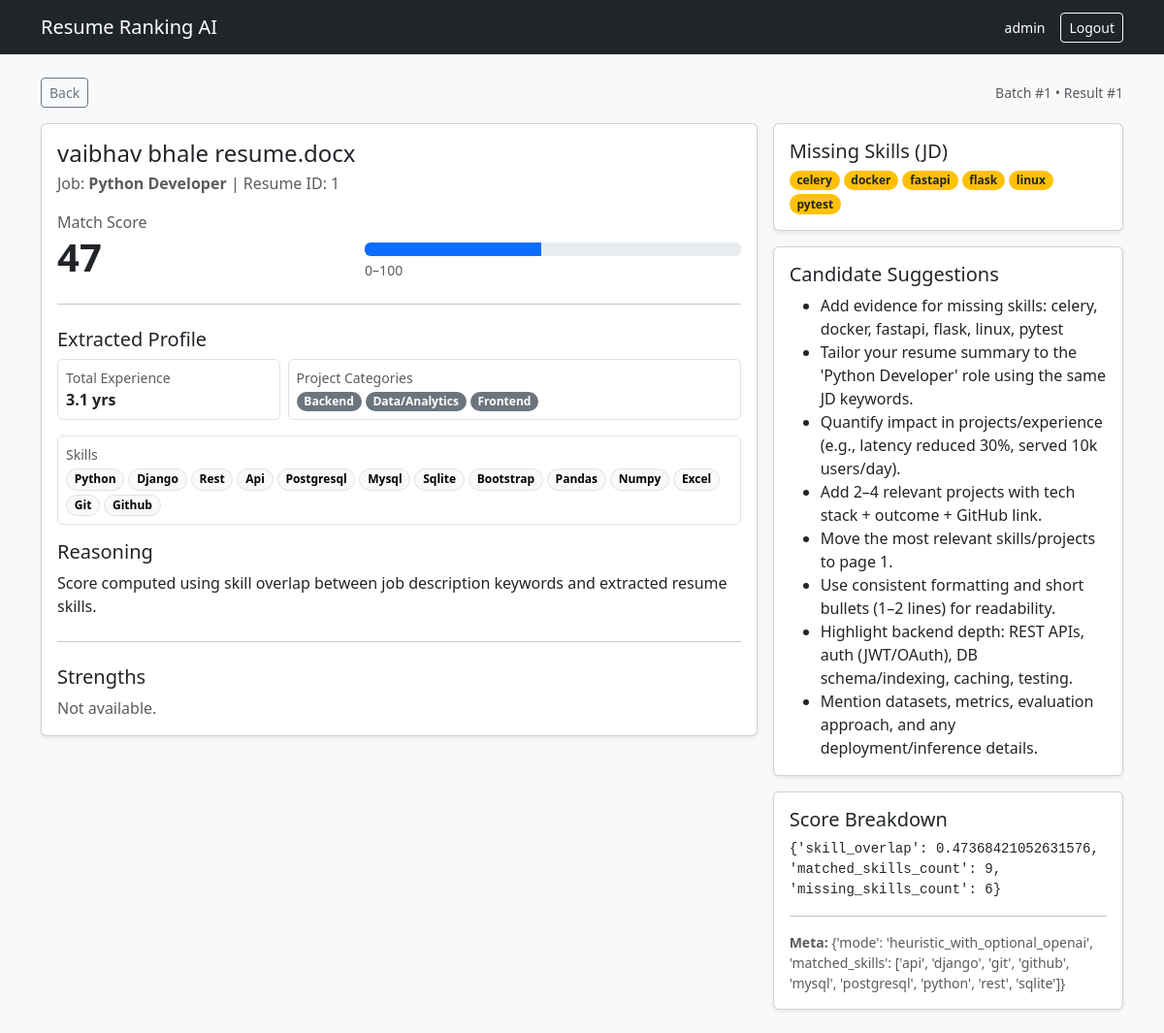
Page /results/1/ (signed in) on the committed database.
### apps/ranking/models.py (models this page shows)
class RankingResult(models.Model):
    batch = models.ForeignKey(RankingBatch, on_delete=models.CASCADE, related_name="results")
    job = models.ForeignKey("jobs.JobDescription", on_delete=models.CASCADE, related_name="results")
    resume = models.ForeignKey("resumes.Resume", on_delete=models.CASCADE, related_name="results")
    score = models.PositiveSmallIntegerField()
    score_breakdown = models.JSONField(default=dict, blank=True)
    reasoning = models.TextField(blank=True)
    missing_required = models.JSONField(default=list, blank=True)
    strengths = models.JSONField(default=list, blank=True)
    candidate_suggestions = models.JSONField(default=list, blank=True)
    model_meta = models.JSONField(default=dict, blank=True)
    created_at = models.DateTimeField(auto_now_add=True)
    class Meta:
        constraints = [
            models.UniqueConstraint(fields=["batch", "job", "resume"], name="uniq_result_per_batch"),
        ]

class RankingBatch(models.Model):
    created_by = models.ForeignKey(settings.AUTH_USER_MODEL, on_delete=models.CASCADE)
    job = models.ForeignKey("jobs.JobDescription", on_delete=models.CASCADE, related_name="batches")
    resumes = models.ManyToManyField("resumes.Resume", related_name="batches")
    status = models.CharField(
        max_length=30,
        default="queued",
        choices=[("queued","queued"),("running","running"),("completed","completed"),("failed","failed")],
    )
    created_at = models.DateTimeField(auto_now_add=True)
    completed_at = models.DateTimeField(null=True, blank=True)

### apps/resumes/models.py (models this page shows, shortened)
class Resume(models.Model):
    uploaded_by = models.ForeignKey(settings.AUTH_USER_MODEL, on_delete=models.CASCADE, related_name="resumes")
    file = models.FileField(upload_to="resumes/%Y/%m/%d/")
    original_filename = models.CharField(max_length=255, blank=True)
    extracted_text = models.TextField(blank=True)
    extracted = models.JSONField(default=dict, blank=True)
    status = models.CharField(
        max_length=30,
        default="uploaded",
        choices=[
            ("uploaded", "uploaded"),
            ("extracting", "extracting"),
            ("parsed", "parsed"),
            ("failed", "failed"),
        ],
    )
    error_message = models.TextField(blank=True)
    created_at = models.DateTimeField(auto_now_add=True)

### apps/jobs/models.py (models this page shows, shortened)
class JobDescription(models.Model):
    created_by = models.ForeignKey(settings.AUTH_USER_MODEL, on_delete=models.CASCADE, related_name="job_descriptions")
    title = models.CharField(max_length=255)
    raw_text = models.TextField()
    extracted = models.JSONField(default=dict, blank=True)
    created_at = models.DateTimeField(auto_now_add=True)

### apps/dashboard/views.py (the view)
# urls.py: path("results/<int:result_id>/", views.result_detail, name="result_detail"),
@login_required
def result_detail(request, result_id: int):
    result = get_object_or_404(
        RankingResult.objects.select_related("job", "resume", "batch"),
        id=result_id,
        batch__created_by=request.user,
    )
    return render(request, "dashboard/result_detail.html", {"r": result})

### templates/dashboard/result_detail.html (shortened to what this page needs)
{% extends "base.html" %}
{% block content %}
<div class="mb-3 d-flex justify-content-between align-items-center">
  <a href="{% url 'dashboard:results' r.batch.id %}" class="btn btn-sm btn-outline-secondary">Back</a>
  <div class="text-muted small">
    Batch #{{ r.batch.id }} • Result #{{ r.id }}
  </div>
</div>
<div class="row g-3">
  <div class="col-lg-8">
    <div class="card shadow-sm">
      <div class="card-body">
        <h4 class="mb-1">{{ r.resume.original_filename }}</h4>
        <div class="text-muted mb-3">
          Job: <strong>{{ r.job.title }}</strong> |
          Resume ID: {{ r.resume.id }}
        </div>
        <div class="d-flex align-items-end justify-content-between">
          <div>
            <div class="text-muted">Match Score</div>
            <div class="display-6 fw-semibold">{{ r.score }}</div>
          </div>
          <div style="width: 55%;">
            <div class="progress" style="height: 14px;">
              <div class="progress-bar bg-primary score-bar"
                   role="progressbar"
                   data-score="{{ r.score }}"
                   aria-valuenow="{{ r.score }}"
                   aria-valuemin="0"
                   aria-valuemax="100"></div>
            </div>
            <div class="text-muted small mt-1">0–100</div>
          </div>
        </div>
        <hr class="my-4"/>
        <h5 class="mb-2">Extracted Profile</h5>
        <div class="row g-2 mb-3">
          <div class="col-md-4">
            <div class="border rounded p-2">
              <div class="text-muted small">Total Experience</div>
              <div class="fw-semibold">
                {% with exp=r.resume.extracted.total_years_experience %}
                  {% if exp %}{{ exp }} yrs{% else %}-{% endif %}
                {% endwith %}
              </div>
            </div>
          </div>
          <div class="col-md-8">
            <div class="border rounded p-2">
              <div class="text-muted small">Project Categories</div>
              <div class="d-flex flex-wrap gap-1 mt-1">
                {% with cats=r.resume.extracted.project_categories %}
                  {% if cats %}
                    {% for c in cats %}
                      <span class="badge rounded-pill bg-secondary">{{ c }}</span>
                    {% endfor %}
                  {% else %}
                    <span class="text-muted">-</span>
                  {% endif %}
                {% endwith %}
              </div>
            </div>
          </div>
        </div>
        <div class="border rounded p-2 mb-3">
          <div class="text-muted small">Skills</div>
          <div class="d-flex flex-wrap gap-1 mt-1">
            {% with skills=r.resume.extracted.skills %}
              {% if skills %}
                {% for s in skills|slice:":24" %}
                  <span class="badge rounded-pill text-bg-light border">{{ s }}</span>
                {% endfor %}
              {% else %}
                <span class="text-muted">-</span>
              {% endif %}
            {% endwith %}
          </div>
        </div>
        <h5>Reasoning</h5>
        <p class="mb-0">{{ r.reasoning }}</p>
        <hr class="my-4"/>
        <h5>Strengths</h5>
        {% if r.strengths %}
          <ul class="mb-0">
            {% for s in r.strengths %}
              <li>{{ s }}</li>
            {% endfor %}
          </ul>
        {% else %}
          <div class="text-muted">Not available.</div>
        {% endif %}
      </div>
    </div>
  </div>
  <div class="col-lg-4">
    <div class="card shadow-sm mb-3">
      <div class="card-body">
        <h5 class="mb-2">Missing Skills (JD)</h5>
        <div class="d-flex flex-wrap gap-1">
          {% if r.missing_required %}
            {% for m in r.missing_required|slice:":20" %}
              <span class="badge rounded-pill bg-warning text-dark">{{ m }}</span>
            {% endfor %}
          {% else %}
            <span class="text-muted">None detected</span>
          {% endif %}
        </div>
      </div>
    </div>
    <div class="card shadow-sm mb-3">
      <div class="card-body">
        <h5 class="mb-2">Candidate Suggestions</h5>
        {% if r.candidate_suggestions %}
          <ul class="mb-0">
            {% for s in r.candidate_suggestions %}
              <li>{{ s }}</li>
            {% endfor %}
          </ul>
        {% else %}
          <div class="text-muted">
            No suggestions available for this result. Re-run ranking (or enable OpenAI).
          </div>
        {% endif %}
      </div>
    </div>
    <div class="card shadow-sm">
      <div class="card-body">
        <h5 class="mb-2">Score Breakdown</h5>
        <pre class="mb-0" style="white-space: pre-wrap;">{{ r.score_breakdown }}</pre>
        {% if r.model_meta %}
          <hr class="my-3"/>
          <div class="text-muted small">
            <strong>Meta:</strong> {{ r.model_meta }}
          </div>
        {% endif %}
      </div>
    </div>
  </div>
</div>
{% endblock %}

### templates/base.html (shortened to what this page needs)
<!doctype html>
<html lang="en">
  <head>
    <link href="https://cdn.jsdelivr.net/npm/bootstrap@5.3.3/dist/css/bootstrap.min.css" rel="stylesheet">
  </head>
  <body class="bg-light">
    <nav class="navbar navbar-dark bg-dark">
      <div class="container">
        <a class="navbar-brand" href="/rank/">Resume Ranking AI</a>
        <div class="ms-auto d-flex align-items-center gap-2">
          {% if request.user.is_authenticated %}
            <span class="text-white small me-2">{{ request.user.username }}</span>
            <form method="post" action="{% url 'logout' %}" class="d-inline">
              <button type="submit" class="btn btn-sm btn-outline-light">Logout</button>
            </form>
          {% else %}
            <a class="btn btn-sm btn-outline-light" href="{% url 'login' %}">Login</a>
          {% endif %}
        </div>
      </div>
    </nav>
    <main class="container py-4">
      {% block content %}{% endblock %}
    </main>
  </body>
</html>

### rows in the picture
RankingResult: batch.id "1", id "1", resume.original_filename "vaibhav bhale resume.docx", job "Python Developer", resume.id "1", score "47", reasoning "Score computed using skill overlap between job description keywords and extracted resume skills.", score_breakdown "{'skill_overlap': 0.47368421052631576, 'matched_skills_count': 9, 'missing_skills_count': 6}", model_meta "{'mode': 'heuristic_with_optional_openai', 'matched_skills': ['api', 'django', 'git', 'github', 'mysql', 'postgresql', 'python', 'rest', 'sqlite']}"

### other values in the picture
{{ request.user.username }} "admin"
{{ exp }} "3.1"
{{ c }} "Backend" "Data/Analytics" "Frontend"
{{ s }} "Python" "Django" "Rest" "Api" "Postgresql" "Mysql" "Sqlite" "Bootstrap" "Pandas" "Numpy" "Excel" "Git" "Github"
{{ m }} "celery" "docker" "fastapi" "flask" "linux" "pytest"
{{ s }} "Add evidence for missing skills: celery, docker, fastapi, flask, linux, pytest" "Tailor your resume summary to the 'Python Developer' role using the same JD keywords." "Quantify impact in projects/experience (e.g., latency reduced 30%, served 10k users/day)." "Add 2–4 relevant projects with tech stack + outcome + GitHub link." "Move the most relevant skills/projects to page 1." "Use consistent formatting and short bullets (1–2 lines) for readability." "Highlight backend depth: REST APIs, auth (JWT/OAuth), DB schema/indexing, caching, testing." "Mention datasets, metrics, evaluation approach, and any deployment/inference details."
